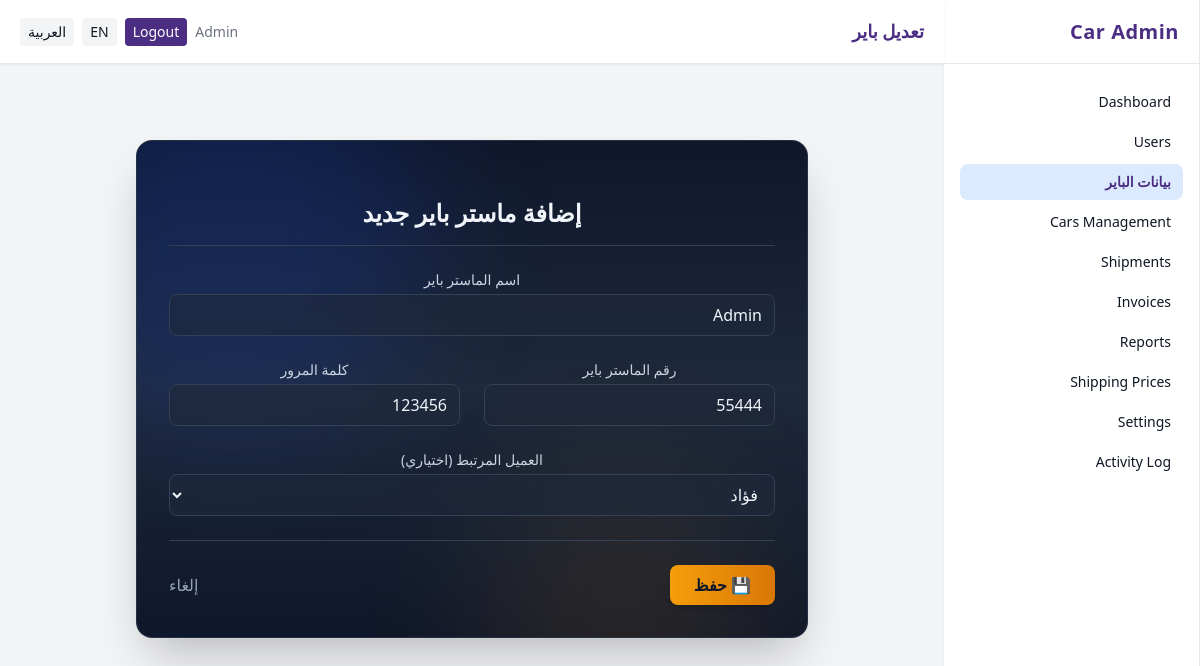
The app's page /admin/buyers/1/edit (signed in) with its own data.
### app/models.py (models this page shows, shortened)
class User(db.Model, UserMixin):
    __tablename__ = "users"
    id = db.Column(db.Integer, primary_key=True)
    name = db.Column(db.String(150))
    email = db.Column(db.String(180), unique=True, index=True)
    phone = db.Column(db.String(50))
    password_hash = db.Column(db.String(200))
    role_id = db.Column(db.Integer, db.ForeignKey("roles.id"))
    active = db.Column(db.Boolean, default=True)
    created_at = db.Column(db.DateTime, default=datetime.utcnow)
    last_login_at = db.Column(db.DateTime)
    role = db.relationship("Role")
    @property
    def is_active(self):
        return bool(self.active)

class Buyer(db.Model):
    __tablename__ = "buyers"
    id = db.Column(db.Integer, primary_key=True)
    name = db.Column(db.String(200), nullable=False)
    buyer_number = db.Column(db.String(100))
    password = db.Column(db.String(200))
    customer_id = db.Column(db.Integer, db.ForeignKey("customers.id", ondelete="SET NULL"))
    customer = db.relationship("Customer")

### app/blueprints/admin/routes.py (the view, shortened to what this page needs)
@admin_bp.route("/buyers/<int:buyer_id>/edit", methods=["GET", "POST"])
@role_required("admin")
def buyers_edit(buyer_id: int):
    buyer = db.session.get(Buyer, buyer_id)
    if not buyer:
        abort(404)
    customers = (
        db.session.query(Customer)
        .order_by(Customer.company_name.asc(), Customer.full_name.asc())
        .all()
    )
    form_defaults = {
        "name": buyer.name,
        "buyer_number": buyer.buyer_number or "",
        "password": buyer.password or "",
        "customer_id": str(buyer.customer_id) if buyer.customer_id else "",
    }
    return render_template(
        "admin/buyer_form.html", customers=customers, form=form_defaults, buyer=buyer
    )

### app/models.py (called while the page is built)
    @property
    def display_name(self) -> str:
        try:
            name = (self.company_name or self.full_name or (self.user.name if getattr(self, 'user', None) else None))
            name = (name or "").strip()
            return name if name else "-"
        except Exception:
            return "-"

### app/security.py (called while the page is built)
def _canonicalize_role(role_name: str | None) -> str | None:
    if not role_name:
        return None
    name = role_name.strip().lower()
    synonyms = {
        "staff": "employee",
        "employees": "employee",
    }
    return synonyms.get(name, name)

def role_required(*allowed_roles: str) -> Callable:
    normalized_allowed = {
        r for r in (_canonicalize_role(r) for r in allowed_roles) if r is not None
    }
    def decorator(view_func: Callable) -> Callable:
        @wraps(view_func)
        @login_required
        def wrapper(*args, **kwargs):
            user_role = getattr(getattr(current_user, "role", None), "name", None)
            user_role_norm = _canonicalize_role(user_role)
            if not user_role_norm or user_role_norm not in normalized_allowed:
                abort(403)
            return view_func(*args, **kwargs)
        return wrapper
    return decorator

### app/templates/admin/buyer_form.html (shortened to what this page needs)
{% extends "base_admin.html" %}
{% block header %}{{ 'تعديل باير' if buyer else 'ماستر باير جديد' }}{% endblock %}
{% block content %}
<div class="flex justify-center items-center py-10">
  <form method="post" dir="rtl"
        class="w-full max-w-2xl bg-gradient-to-b from-slate-900 via-slate-800 to-slate-900 border border-slate-700/60 shadow-2xl rounded-2xl p-8 space-y-6 relative overflow-hidden">
    <div class="pointer-events-none absolute -top-24 -left-24 w-96 h-96 bg-blue-700/20 rounded-full blur-3xl"></div>
    <div class="pointer-events-none absolute -bottom-32 right-10 w-72 h-72 bg-amber-500/10 rounded-full blur-3xl"></div>
    <h2 class="relative z-10 text-center text-2xl font-bold text-slate-100 border-b border-slate-700 pb-4">
      إضافة ماستر باير جديد
    </h2>
    <div class="grid grid-cols-1 md:grid-cols-2 gap-6 relative z-10">
      <div class="md:col-span-2">
        <label class="block text-sm font-medium text-slate-300 mb-1">اسم الماستر باير</label>
        <input name="name" value="{{ form.name or '' }}" required
               class="w-full bg-slate-800/60 border border-slate-700 rounded-lg px-3 py-2 text-slate-100 placeholder-slate-500 focus:border-amber-500 focus:ring-2 focus:ring-amber-500/40 transition">
      </div>
      <div>
        <label class="block text-sm font-medium text-slate-300 mb-1">رقم الماستر باير</label>
        <input name="buyer_number" value="{{ form.buyer_number or '' }}"
               class="w-full bg-slate-800/60 border border-slate-700 rounded-lg px-3 py-2 text-slate-100 focus:border-amber-500 focus:ring-2 focus:ring-amber-500/40 transition">
      </div>
      <div>
        <label class="block text-sm font-medium text-slate-300 mb-1">كلمة المرور</label>
        <input name="password" value="{{ form.password or '' }}"
               class="w-full bg-slate-800/60 border border-slate-700 rounded-lg px-3 py-2 text-slate-100 focus:border-amber-500 focus:ring-2 focus:ring-amber-500/40 transition">
      </div>
      <div class="md:col-span-2">
        <label class="block text-sm font-medium text-slate-300 mb-1">العميل المرتبط (اختياري)</label>
        <select name="customer_id"
                class="w-full bg-slate-800/60 border border-slate-700 rounded-lg px-3 py-2 text-slate-100 focus:border-amber-500 focus:ring-2 focus:ring-amber-500/40 transition">
          {% for c in customers %}
            <option value="{{ c.id }}" {% if form.customer_id == c.id|string %}selected{% endif %}>
              {{ c.display_name }}
            </option>
          {% endfor %}
        </select>
      </div>
    </div>
    <div class="relative z-10 flex items-center justify-between pt-6 border-t border-slate-700">
      <button type="submit"
              class="px-6 py-2 bg-gradient-to-r from-amber-500 to-amber-600 hover:from-amber-400 hover:to-amber-500 text-slate-900 font-semibold rounded-lg shadow-md transition-transform hover:-translate-y-0.5">
        💾 حفظ
      </button>
      <a href="{{ url_for('admin.buyers_list') }}" class="text-slate-400 hover:text-slate-200 transition">
        إلغاء
      </a>
    </div>
  </form>
</div>
{% endblock %}

### app/templates/base_admin.html (shortened to what this page needs)
<!doctype html>
<html lang="{{ g.get('lang_code', 'ar') }}" {% if g.get('lang_code', 'ar') == 'ar' %}dir="rtl"{% endif %} class="h-full bg-background">
<head>
  <script src="https://cdn.tailwindcss.com"></script>
  <link href="https://cdnjs.cloudflare.com/ajax/libs/font-awesome/6.5.0/css/all.min.css" rel="stylesheet">
</head>
<body class="h-full text-neutral text-center">
  <div class="min-h-screen flex bg-background">
    {% if current_user.is_authenticated and current_user.role and (current_user.role.name|lower) == 'admin' %}
    <aside class="w-64 hidden md:flex flex-col bg-white border-r border-gray-200 shadow-sm">
      <div class="h-16 flex items-center px-5 border-b border-gray-200">
        <div class="text-primary text-xl font-bold tracking-wide">{{ _('Car Admin') }}</div>
      </div>
      <nav class="flex-1 px-4 py-5 space-y-1 text-sm">
        <a href="{{ url_for('admin.dashboard') }}" class="flex items-center gap-3 px-3 py-2 rounded-lg hover:bg-blue-50 {% if request.endpoint=='admin.dashboard' %}bg-blue-100 text-primary font-semibold{% endif %}">{{ _('Dashboard') }}</a>
        <a href="{{ url_for('admin.users_list') }}" class="flex items-center gap-3 px-3 py-2 rounded-lg hover:bg-blue-50 ">{{ _('Users') }}</a>
        <a href="{{ url_for('admin.buyers_list') }}" class="flex items-center gap-3 px-3 py-2 rounded-lg hover:bg-blue-50 {% if request.endpoint and request.endpoint.startswith('admin.buyers_') %}bg-blue-100 text-primary font-semibold{% endif %}">بيانات الباير</a>
        <a href="{{ url_for('ops.dashboard') }}" class="flex items-center gap-3 px-3 py-2 rounded-lg hover:bg-blue-50">{{ _('Cars Management') }}</a>
        <a href="{{ url_for('ops.dashboard') }}" class="flex items-center gap-3 px-3 py-2 rounded-lg hover:bg-blue-50">{{ _('Shipments') }}</a>
        <a href="{{ url_for('acct.dashboard') }}" class="flex items-center gap-3 px-3 py-2 rounded-lg hover:bg-blue-50">{{ _('Invoices') }}</a>
        <a href="{{ url_for('admin.reports') }}" class="flex items-center gap-3 px-3 py-2 rounded-lg hover:bg-blue-50 ">{{ _('Reports') }}</a>
        <a href="{{ url_for('admin.shipping_prices_list') }}" class="flex items-center gap-3 px-3 py-2 rounded-lg hover:bg-blue-50 ">{{ _('Shipping Prices') }}</a>
        <a href="{{ url_for('admin.settings') }}" class="flex items-center gap-3 px-3 py-2 rounded-lg hover:bg-blue-50 {% if request.endpoint=='admin.settings' %}bg-blue-100 text-primary font-semibold{% endif %}">{{ _('Settings') }}</a>
        <a href="{{ url_for('admin.activity_log') }}" class="flex items-center gap-3 px-3 py-2 rounded-lg hover:bg-blue-50 ">{{ _('Activity Log') }}</a>
      </nav>
    </aside>
    {% endif %}
    <div class="flex-1 flex flex-col min-w-0">
      <header class="h-16 flex items-center justify-between px-5 bg-white border-b border-gray-200 shadow-sm">
        <div class="text-lg font-semibold text-primary font-heading">{% block header %}{% endblock %}</div>
        <div class="flex items-center gap-2 text-sm">
          {% if current_user.is_authenticated %}
            <span class="text-muted">{{ current_user.name }}</span>
            <a href="{{ url_for('auth.logout') }}" class="px-2 py-1 rounded bg-primary text-white hover:opacity-90 transition">{{ _('Logout') }}</a>
          {% endif %}
          <a href="{{ request.path }}?lang=en" class="px-2 py-1 rounded bg-background hover:bg-white">EN</a>
          <a href="{{ request.path }}?lang=ar" class="px-2 py-1 rounded bg-background hover:bg-white">العربية</a>
        </div>
      </header>
      <div class="px-5 pt-4">
      </div>
      <main class="p-5">
        {% block content %}{% endblock %}
      </main>
    </div>
  </div>
</body>
</html>

### app/templates/base_admin.html (style rules this page uses)
body { font-family: ui-sans-serif, system-ui, -apple-system, Segoe UI, Roboto, Arial, sans-serif; }

### records on screen
User: name "Admin"
Buyer: name "Admin", buyer_number "55444", password "123456"

### other values on screen
{{ 'تعديل باير' if buyer else 'ماستر باير جديد' }} "تعديل باير"
form field customer_id "فؤاد"
